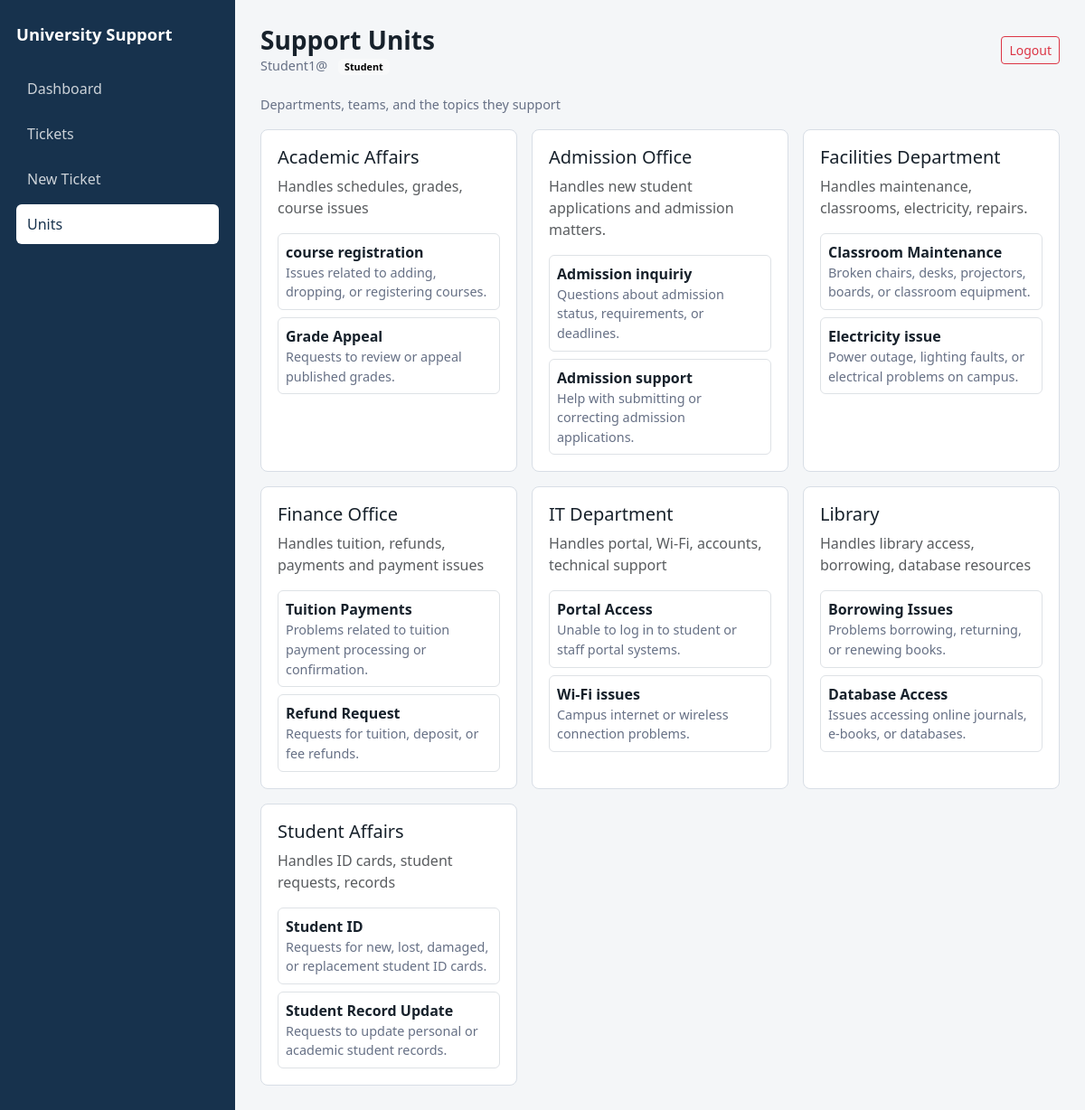
Page /api/ui/units/ (signed in) on the earlier database version.
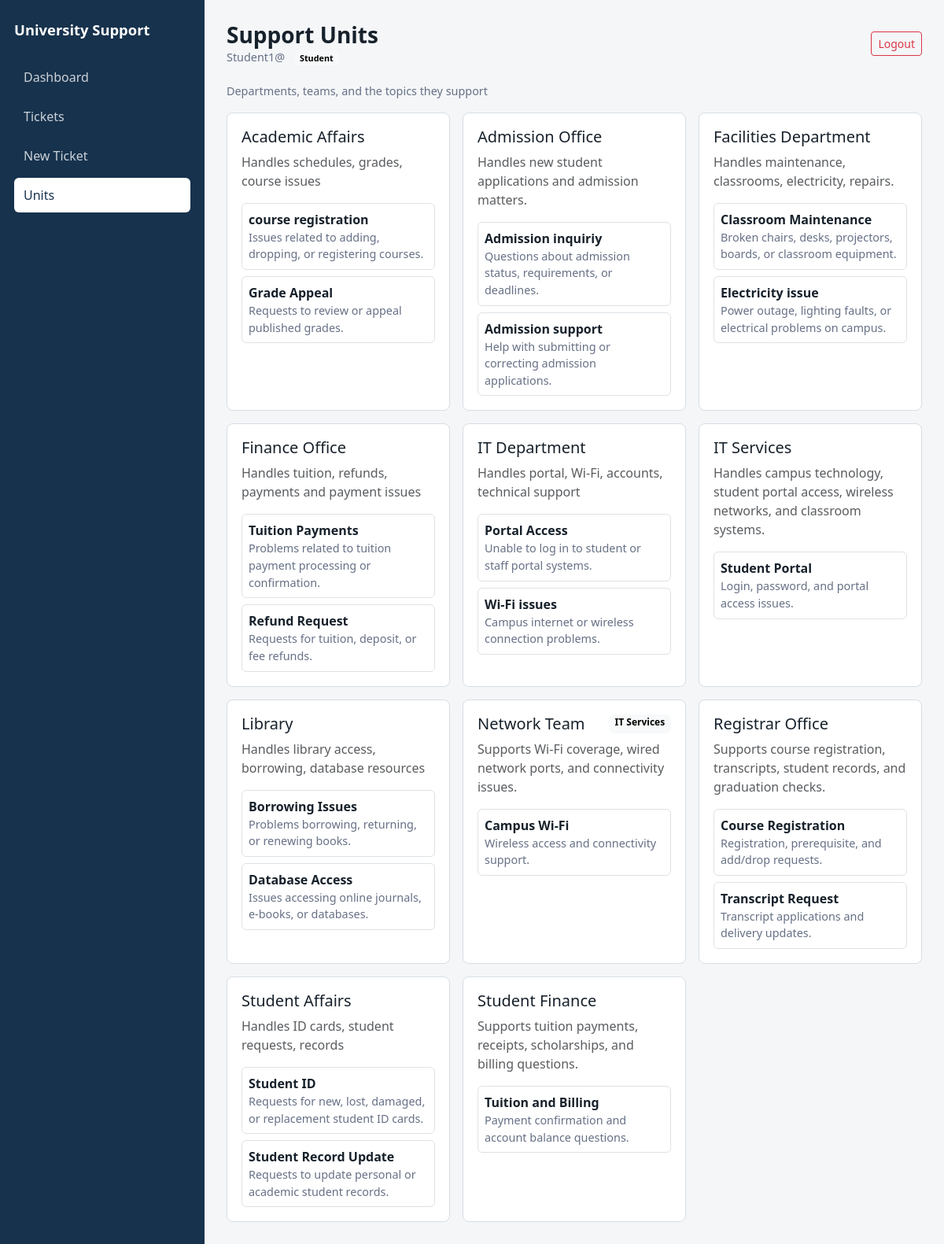
Same page on the later database version.
### tickets/models.py (models this page shows, shortened)
class Unit(models.Model):
    name = models.CharField(max_length=255)
    description = models.TextField(blank=True, null=True)
    parent = models.ForeignKey('self', null=True, blank=True, on_delete=models.CASCADE)

class Topic(models.Model):
    unit = models.ForeignKey(Unit, on_delete=models.CASCADE, related_name='topics')
    name = models.CharField(max_length=255)
    description = models.TextField(blank=True, null=True)

### tickets/views.py (the view)
# urls.py: path('ui/units/', views.unit_list_page, name='unit_list_page'),
def unit_list_page(request):
    if not request.user.is_authenticated:
        return redirect('/api/login/')
    units = Unit.objects.prefetch_related('topics').order_by('name')
    return render(request, 'tickets/unit_list.html', {
        'units': units,
        'role': get_user_role(request.user),
    })

### tickets/views.py (called while the page is built)
def get_user_role(user):
    if not user.is_authenticated:
        return ''
    return user.groups.first().name if user.groups.exists() else ''

### tickets/templates/tickets/unit_list.html (shortened to what this page needs)
{% extends "tickets/base.html" %}
{% block page_title %}Support Units{% endblock %}
{% block content %}
<div class="d-flex justify-content-between align-items-center mb-3">
    <div class="muted-small">Departments, teams, and the topics they support</div>
</div>
{% if units %}
    <div class="row g-3">
        {% for unit in units %}
            <div class="col-md-6 col-xl-4">
                <section class="surface h-100">
                    <div class="d-flex justify-content-between gap-3 mb-2">
                        <h2 class="h5 mb-0">{{ unit.name }}</h2>
                        {% if unit.parent %}
                            <span class="badge text-bg-light">{{ unit.parent.name }}</span>
                        {% endif %}
                    </div>
                    <p class="text-muted">{{ unit.description|default:"No description provided." }}</p>
                    {% if unit.topics.all %}
                        <div class="vstack gap-2">
                            {% for topic in unit.topics.all %}
                                <div class="border rounded p-2">
                                    <div class="fw-semibold">{{ topic.name }}</div>
                                    <div class="muted-small">{{ topic.description|default:"General support topic" }}</div>
                                </div>
                            {% endfor %}
                        </div>
                    {% else %}
                        <p class="mb-0 text-muted">No topics yet.</p>
                    {% endif %}
                </section>
            </div>
        {% endfor %}
    </div>
{% else %}
    <section class="surface">
        <p class="mb-0 text-muted">No units available.</p>
    </section>
{% endif %}
{% endblock %}

Differences in the rows shown:
added Unit: name "IT Services", description "Handles campus technology, student portal access, wireless networks, and classroom systems."
added Topic: name "Student Portal", description "Login, password, and portal access issues.", shown under "IT Services"
added Unit: name "Network Team", parent.name "IT Services", description "Supports Wi-Fi coverage, wired network ports, and connectivity issues."
added Topic: name "Campus Wi-Fi", description "Wireless access and connectivity support.", shown under "Network Team"
added Unit: name "Registrar Office", description "Supports course registration, transcripts, student records, and graduation checks."
added Topic: name "Course Registration", description "Registration, prerequisite, and add/drop requests.", shown under "Registrar Office"
added Topic: name "Transcript Request", description "Transcript applications and delivery updates.", shown under "Registrar Office"
added Unit: name "Student Finance", description "Supports tuition payments, receipts, scholarships, and billing questions."
added Topic: name "Tuition and Billing", description "Payment confirmation and account balance questions.", shown under "Student Finance"
